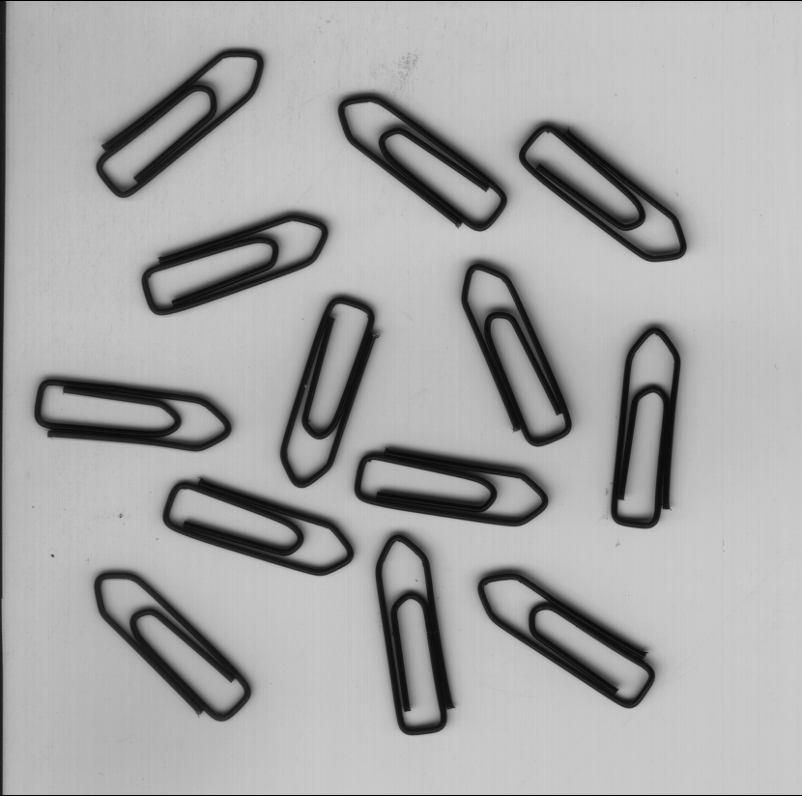
//> input picture lab1/image.png, 802 x 796 px
$ ./clip_count   (built with g++ and OpenCV 4)
//> lines starting //> are read from the running program, lines starting //| are printed output that depends on the picture; after the words box and inside, x2 and y2 are one past the last pixel; in counts of white or black regions, pixels touching at a corner belong together
#include <opencv2/opencv.hpp>
#include <iostream>
#include <vector>

using namespace cv;
using namespace std;

int main()
{
    // 1. 读图
    Mat src = imread("image.png");
//> src is the input picture: 796 rows x 802 cols, CV_8UC3; min 0, max 207, mean 166.4
    if (src.empty())
    {
        cerr << "无法读取图片 image.png" << endl;
        return -1;
    }

    // 2. 裁掉图像四周的黑边框(约8像素)
    Rect roi(8, 8, src.cols - 16, src.rows - 16);
//> roi = Rect(8, 8, 786, 780)
    src = src(roi).clone();
//> src: 780 rows x 786 cols, CV_8UC3

    // 3. 灰度化 + 高斯滤波去噪
    Mat gray, blurred;
    cvtColor(src, gray, COLOR_BGR2GRAY);
    GaussianBlur(gray, blurred, Size(5, 5), 0);

    // 4. 阈值分割: 回形针为深色, 取反后为白色前景
    //    使用 OTSU 自动确定阈值
    Mat binary;
    threshold(blurred, binary, 0, 255, THRESH_BINARY_INV | THRESH_OTSU);
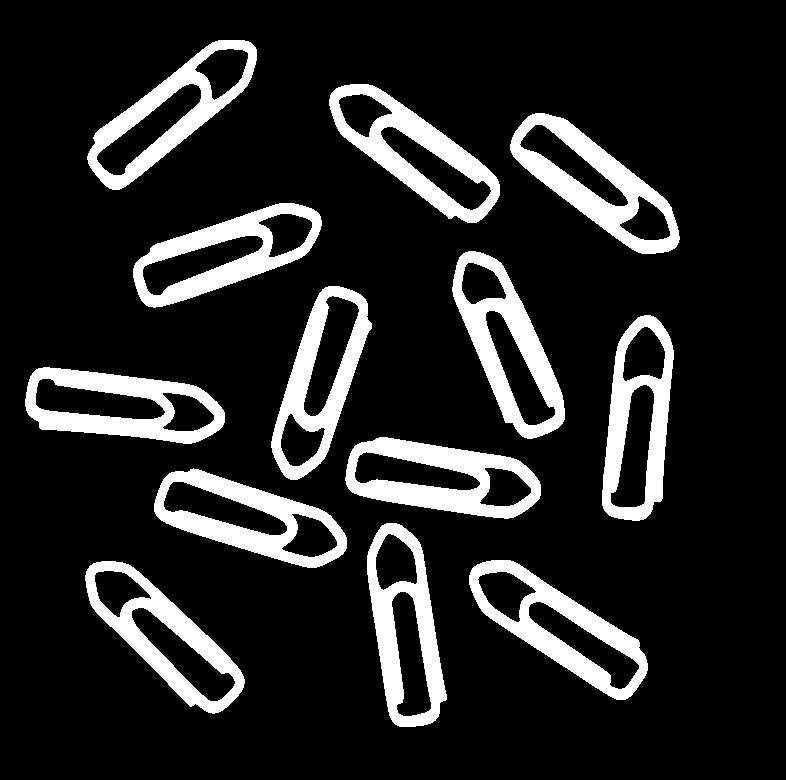
//> binary: 780 rows x 786 cols, CV_8UC1; 14.7% white; 13 white regions, largest, box (x1, y1, x2, y2) and area: (510, 113, 680, 254) 7557, (345, 437, 541, 519) 7431, (452, 251, 565, 439) 7205

    // 5. 形态学闭运算: 填补回形针内部线圈间的缝隙, 使每个回形针成为一个连通域
    Mat kernel = getStructuringElement(MORPH_RECT, Size(5, 5));
    Mat closed;
    morphologyEx(binary, closed, MORPH_CLOSE, kernel, Point(-1, -1), 2);
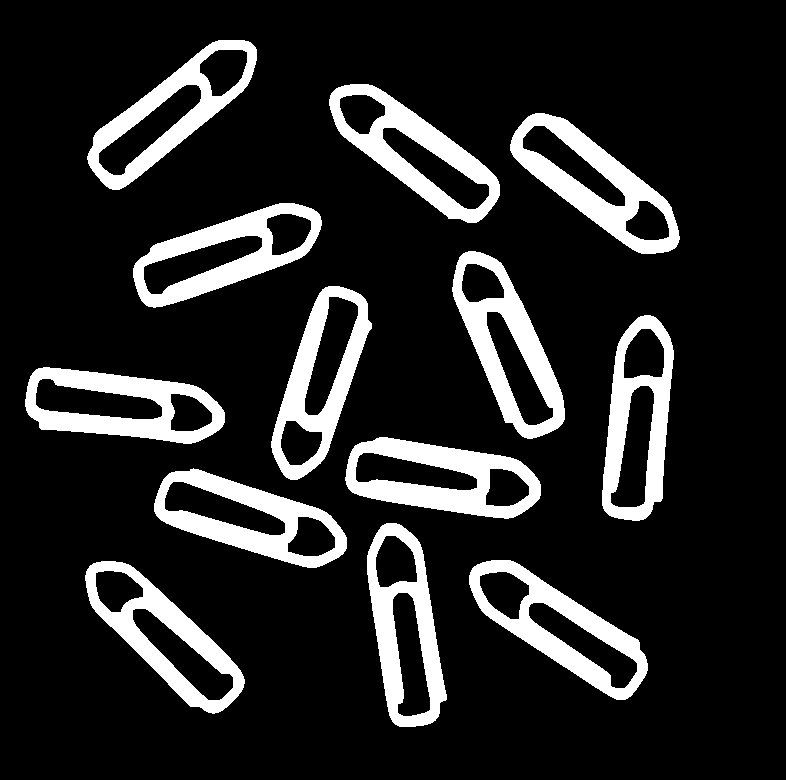
//> closed: 780 rows x 786 cols, CV_8UC1; 14.9% white; 13 white regions, largest, box (x1, y1, x2, y2) and area: (510, 113, 680, 254) 7659, (345, 437, 541, 519) 7531, (329, 84, 500, 223) 7282

    // 6. 连通域分析
    Mat labels, stats, centroids;
    int numLabels = connectedComponentsWithStats(closed, labels, stats, centroids, 8, CV_32S);
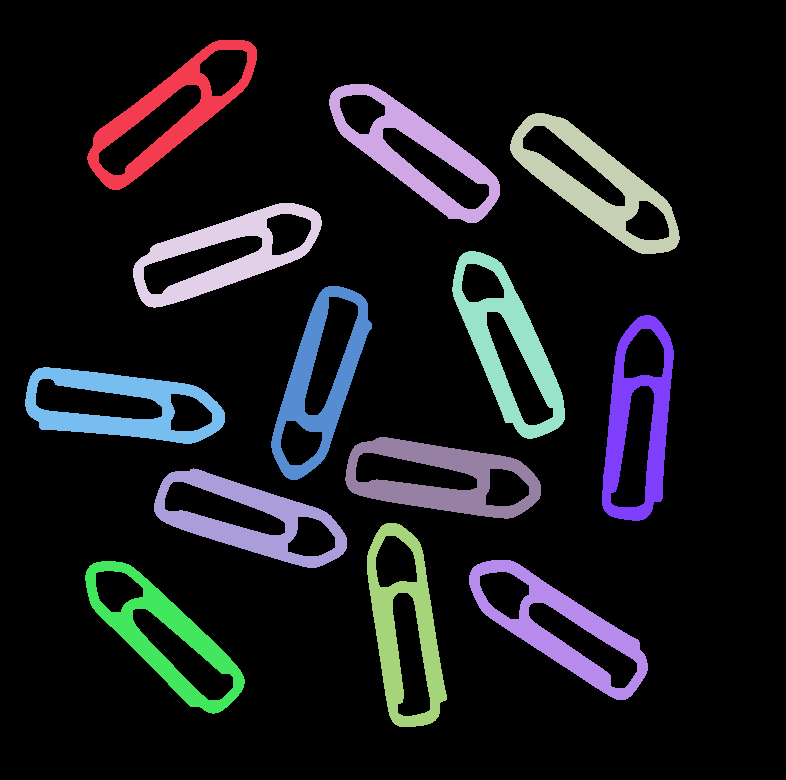
//> labels: 780 rows x 786 cols, CV_32SC1; 14 distinct labels, from 0 to 13; one colour per label, 0 black
//> stats = 14 rows, first 6: [0, 0, 786, 780, 521888], [87, 40, 170, 150, 6618], [329, 84, 171, 139, 7282], [510, 113, 170, 141, 7659], [133, 203, 189, 105, 6923], [452, 251, 113, 188, 7267]; centroids = 14 rows, first 8: [395.9, 388.7], [169.1, 113.3], [414.8, 151.5], [594.6, 183.5], [224.7, 253.5], [507.8, 345.7], [319.1, 380.6], [637.6, 422.4]; numLabels = 14

    // 7. 按面积过滤噪声, 统计回形针数量并标注
    Mat result = src.clone();
    int count = 0;
    for (int i = 1; i < numLabels; i++)   // 0 为背景
    {
        int area = stats.at<int>(i, CC_STAT_AREA);
        if (area < 2000)                   // 过滤小噪声
            continue;

        count++;

        Rect box(stats.at<int>(i, CC_STAT_LEFT),
                 stats.at<int>(i, CC_STAT_TOP),
                 stats.at<int>(i, CC_STAT_WIDTH),
                 stats.at<int>(i, CC_STAT_HEIGHT));
        rectangle(result, box, Scalar(0, 0, 255), 2);
        putText(result, to_string(count),
                Point(box.x + box.width / 2 - 10, box.y + box.height / 2),
                FONT_HERSHEY_SIMPLEX, 0.8, Scalar(0, 0, 255), 2);

        cout << "目标 " << count << ": 面积=" << area
             << " 位置=(" << box.x << "," << box.y << ")" << endl;
    }
//> this loop made 13 passes
//> (area, box) on passes 1 to 12: (6618, Rect(87, 40, 170, 150)), (7282, Rect(329, 84, 171, 139)), (7659, Rect(510, 113, 170, 141)), (6923, Rect(133, 203, 189, 105)), (7267, Rect(452, 251, 113, 188)), (6683, Rect(271, 286, 101, 194)), (6569, Rect(602, 315, 72, 206)), (7063, Rect(25, 367, 200, 77)), (7531, Rect(345, 437, 196, 82)), (6968, Rect(154, 468, 193, 100)), (6751, Rect(367, 523, 80, 204)), (6716, Rect(85, 561, 160, 153))
//| 目标 1: 面积=6618 位置=(87,40)
//| 目标 2: 面积=7282 位置=(329,84)
//| 目标 3: 面积=7659 位置=(510,113)
//| 目标 4: 面积=6923 位置=(133,203)
//| 目标 5: 面积=7267 位置=(452,251)
//| 目标 6: 面积=6683 位置=(271,286)
//| 目标 7: 面积=6569 位置=(602,315)
//| 目标 8: 面积=7063 位置=(25,367)
//> (output is shown up to pass 8 of 13)
//> pass 1, `putText(result, to_string(count), Point(box.x + box.width / 2 - 10, bo..`:
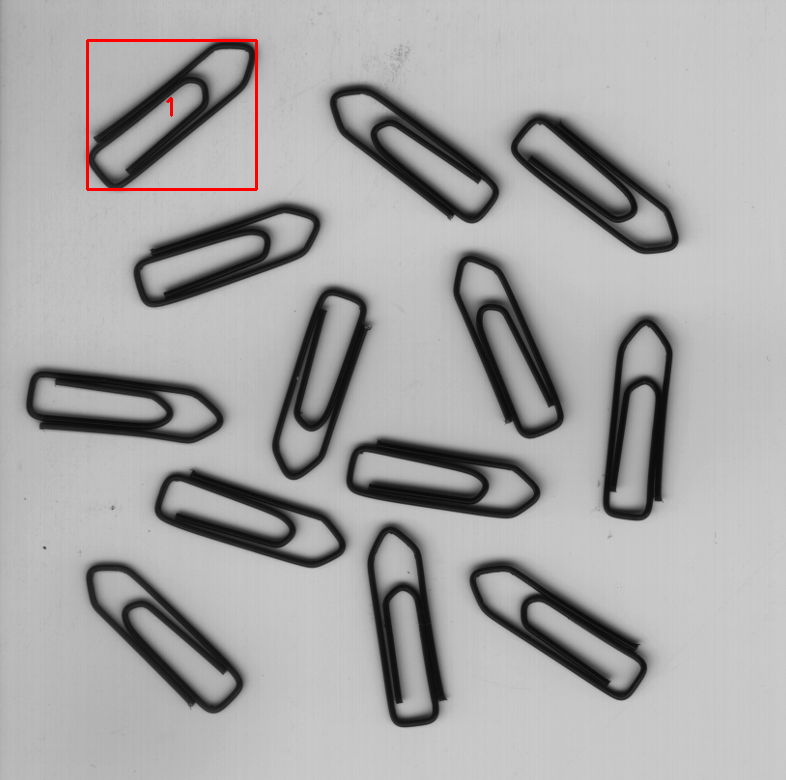
//> result: 780 rows x 786 cols, CV_8UC3; mean B, G, R 166.2, 166.2, 167
//> pass 3, `putText(result, to_string(count), Point(box.x + box.width / 2 - 10, bo..`:
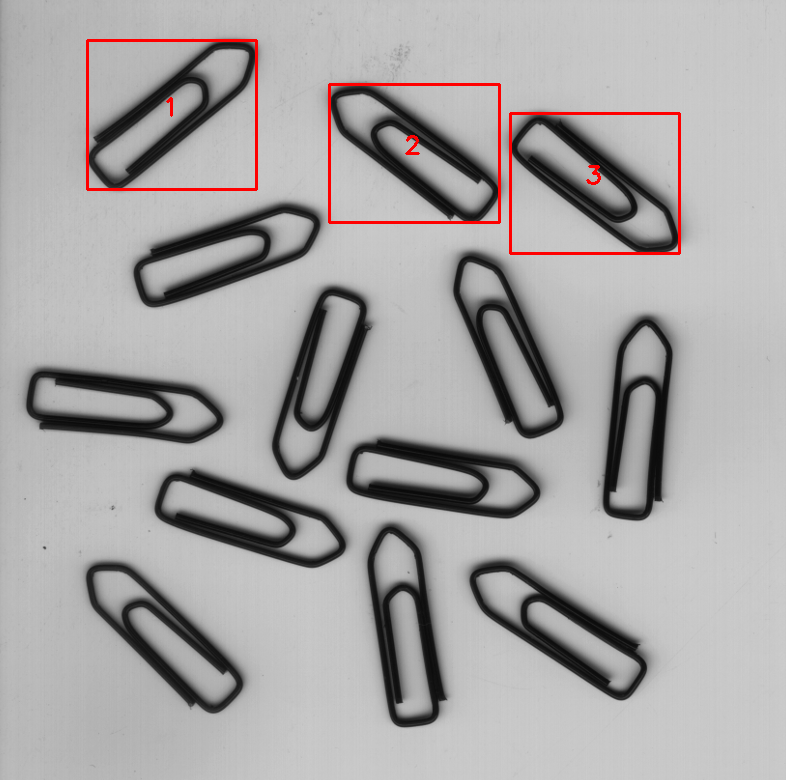
//> result: 780 rows x 786 cols, CV_8UC3; mean B, G, R 165, 165, 167.5
//> after the loop:
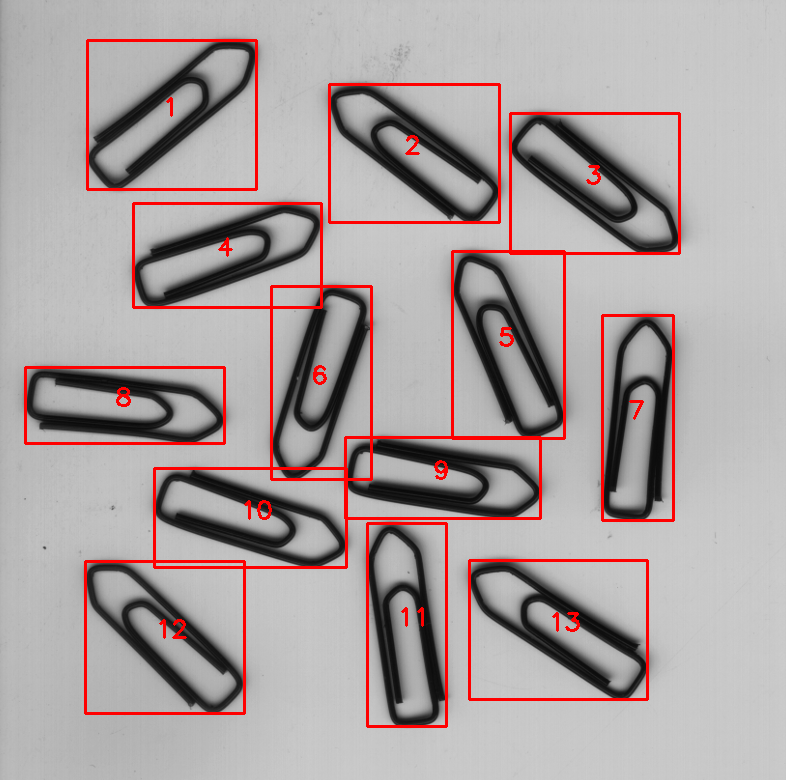
//> result: 780 rows x 786 cols, CV_8UC3; 3.03% of pixels changed, all inside (x1, y1, x2, y2) = (24, 202, 675, 728)
//> after the loop, count = 13

    // 7. 显示结果
    cout << "\n========== 回形针总数: " << count << " ==========" << endl;
//| ========== 回形针总数: 13 ==========

    putText(result, "Count: " + to_string(count), Point(20, 40),
            FONT_HERSHEY_SIMPLEX, 1.2, Scalar(0, 0, 255), 3);
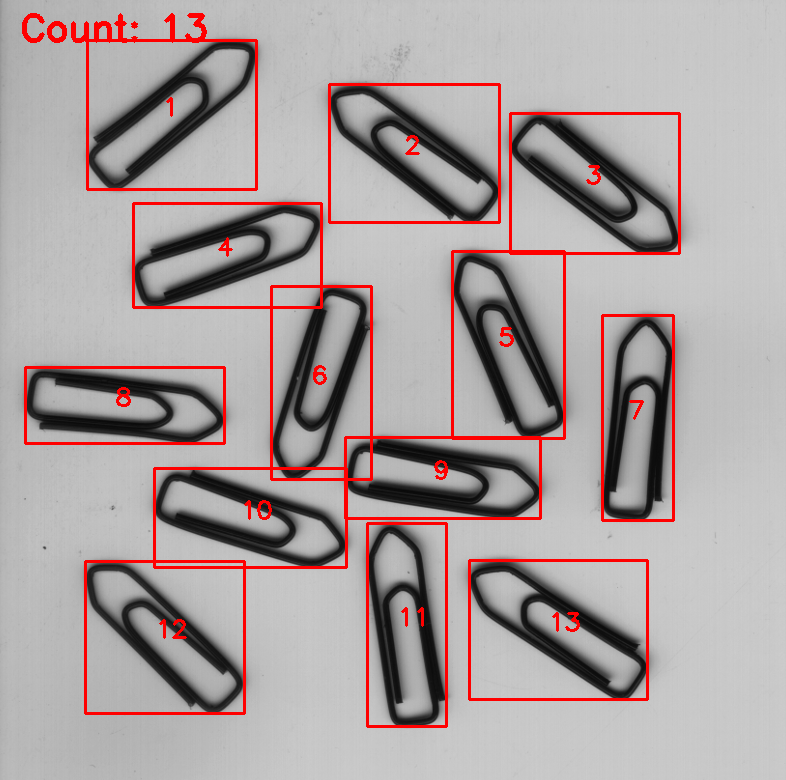
//> result: 780 rows x 786 cols, CV_8UC3; 0.26% of pixels changed, all inside (x1, y1, x2, y2) = (22, 13, 207, 43)

    imshow("原图", src);
    imshow("二值化", binary);
    imshow("闭运算", closed);
    imshow("计数结果", result);
    waitKey(0);
    destroyAllWindows();
    return 0;
}
